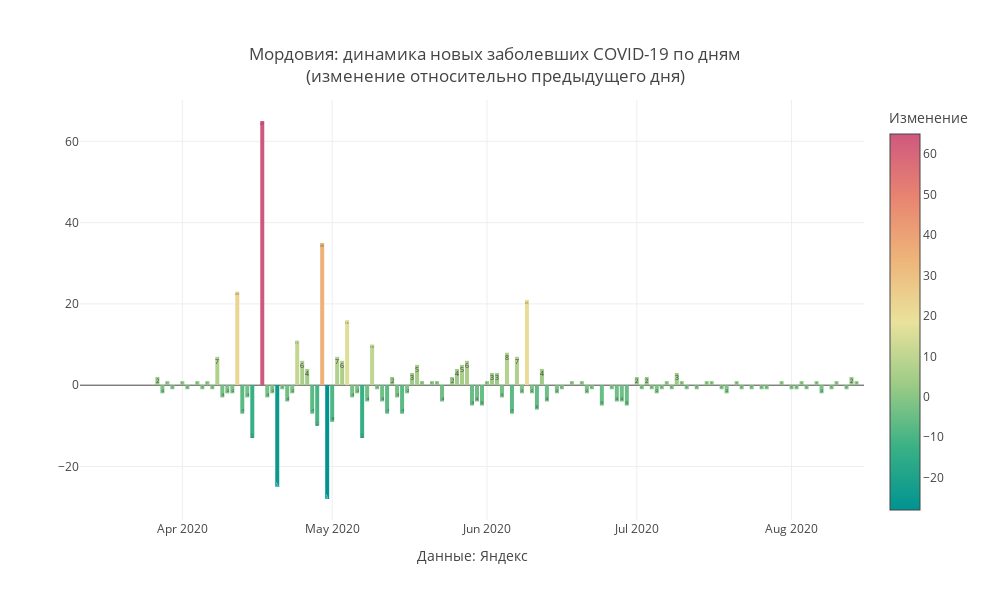

Notebook source saved alongside this figure:
### Code cell
mask = X.Region ==my_region
#mask = (X.Date>datetime.date(2020,5,1))&(X.Region==my_region)
#Y = X[mask]

#Y['base'] = Y['Change_dayconf']*Y['Change_dayconf'].apply(lambda d:0 if d>0 else 1)
#Y['Date']= pd.to_datetime(Y.Date)
fig = go.Figure()
fig.add_trace(
              go.Bar(x = X[mask].Date,y=X[mask].Change_dayconf,text = X[mask]['Change_dayconf'],textposition = 'inside',
                
                
                 marker_color = X[mask]['Change_dayconf'],marker_colorscale = 'Temps',marker_colorbar ={'tickmode':'auto',
                                    'title':{'text':'Изменение','side':'top'}}
                    )   
                )
fig.update_layout(
   annotations=[
        
        dict(x=0.5,y=-0.15,
            showarrow=False,
            text="",
            xref="paper",
            yref="paper")],
                  title=f'{my_region}: динамика новых заболевших COVID-19 по дням<br>(изменение относительно предыдущего дня)',
                  title_x = 0.5,
                  title_y= 0.9,
                  title_xanchor = "center",
                  title_yanchor = "bottom", 
                  legend_x = 0.05,legend_y = 0.98,
                  width = 990, height = 600,template = 'gridon',
    
    
                  xaxis_title='Данные: Яндекс',
    yaxis_title = ' '
)

fig.show()

### Figure 1 — Plotly figure (JSON) as saved in the notebook; plotly's stock layout.template omitted (floating-point values rounded to 4 significant figures; data arrays with more than 128 entries replaced by an {"elided": "..."} marker saying what was removed)
{"data": [{"marker": {"color": {"elided": "157 int values"}, "colorbar": {"tickmode": "auto", "title": {"side": "top", "text": "Изменение"}}, "colorscale": [[0, "rgb(0, 147, 146)"], [0.1667, "rgb(57, 177, 133)"], [0.3333, "rgb(156, 203, 134)"], [0.5, "rgb(233, 226, 156)"], [0.6667, "rgb(238, 180, 121)"], [0.8333, "rgb(232, 132, 113)"], [1, "rgb(207, 89, 126)"]]}, "text": {"elided": "157 int values"}, "textposition": "inside", "type": "bar", "x": {"elided": "157 str values"}, "y": {"elided": "157 int values"}}], "layout": {"annotations": [{"showarrow": false, "text": "", "x": 0.5, "xref": "paper", "y": -0.15, "yref": "paper"}], "height": 600, "legend": {"x": 0.05, "y": 0.98}, "title": {"text": "Мордовия: динамика новых заболевших COVID-19 по дням<br>(изменение относительно предыдущего дня)", "x": 0.5, "xanchor": "center", "y": 0.9, "yanchor": "bottom"}, "width": 990, "xaxis": {"title": {"text": "Данные: Яндекс"}}, "yaxis": {"title": {"text": " "}}}}
